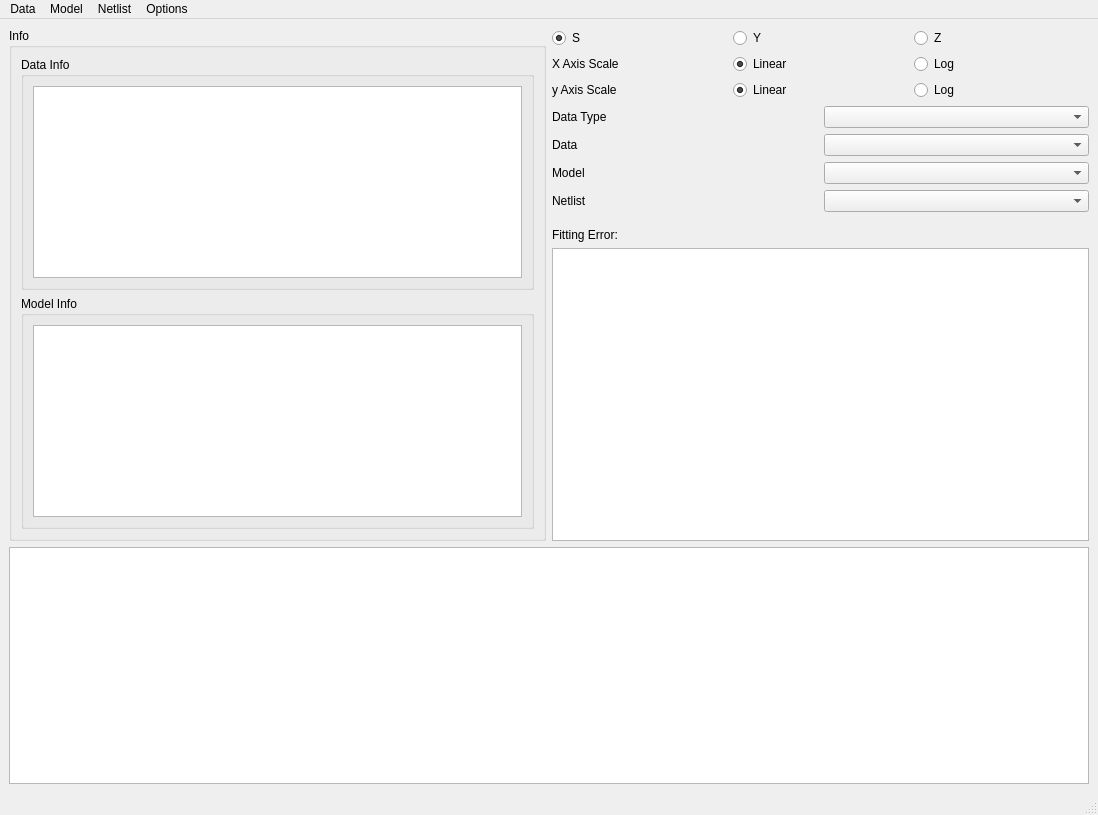
<?xml version="1.0" encoding="UTF-8"?>
<ui version="4.0">
 <class>MainWindow</class>
 <widget class="QMainWindow" name="MainWindow">
  <property name="geometry">
   <rect>
    <x>0</x>
    <y>0</y>
    <width>1098</width>
    <height>815</height>
   </rect>
  </property>
  <property name="windowTitle">
   <string>MainWindow</string>
  </property>
  <widget class="QWidget" name="centralwidget">
   <layout class="QVBoxLayout" name="verticalLayout_3">
    <item>
     <layout class="QHBoxLayout" name="horizontalLayout_6">
      <item>
       <widget class="QGroupBox" name="groupBox">
        <property name="title">
         <string>Info</string>
        </property>
        <layout class="QVBoxLayout" name="verticalLayout">
         <item>
          <widget class="QGroupBox" name="groupBox_3">
           <property name="title">
            <string>Data Info</string>
           </property>
           <layout class="QGridLayout" name="gridLayout_3">
            <item row="0" column="0">
             <widget class="QPlainTextEdit" name="plainTextEdit_dataInfo">
              <property name="readOnly">
               <bool>true</bool>
              </property>
             </widget>
            </item>
           </layout>
          </widget>
         </item>
         <item>
          <widget class="QGroupBox" name="groupBox_2">
           <property name="title">
            <string>Model Info</string>
           </property>
           <layout class="QGridLayout" name="gridLayout_2">
            <item row="0" column="0">
             <widget class="QPlainTextEdit" name="plainTextEdit_modelInfo"/>
            </item>
           </layout>
          </widget>
         </item>
        </layout>
       </widget>
      </item>
      <item>
       <layout class="QVBoxLayout" name="verticalLayout_2">
        <item>
         <layout class="QHBoxLayout" name="horizontalLayout_2">
          <property name="topMargin">
           <number>0</number>
          </property>
          <item>
           <widget class="QRadioButton" name="radioButton_Sparameter">
            <property name="text">
             <string>S</string>
            </property>
            <property name="checked">
             <bool>true</bool>
            </property>
            <attribute name="buttonGroup">
             <string notr="true">buttonGroup_3</string>
            </attribute>
           </widget>
          </item>
          <item>
           <widget class="QRadioButton" name="radioButton_Yparameter">
            <property name="text">
             <string>Y</string>
            </property>
            <attribute name="buttonGroup">
             <string notr="true">buttonGroup_3</string>
            </attribute>
           </widget>
          </item>
          <item>
           <widget class="QRadioButton" name="radioButton_Zparameter">
            <property name="text">
             <string>Z</string>
            </property>
            <attribute name="buttonGroup">
             <string notr="true">buttonGroup_3</string>
            </attribute>
           </widget>
          </item>
         </layout>
        </item>
        <item>
         <layout class="QHBoxLayout" name="horizontalLayout_3">
          <property name="bottomMargin">
           <number>0</number>
          </property>
          <item>
           <widget class="QLabel" name="label">
            <property name="text">
             <string>X Axis Scale</string>
            </property>
           </widget>
          </item>
          <item>
           <widget class="QRadioButton" name="radioButton_xAxisLinear">
            <property name="text">
             <string>Linear</string>
            </property>
            <property name="checked">
             <bool>true</bool>
            </property>
            <attribute name="buttonGroup">
             <string notr="true">buttonGroup</string>
            </attribute>
           </widget>
          </item>
          <item>
           <widget class="QRadioButton" name="radioButton_xAxislog">
            <property name="text">
             <string>Log</string>
            </property>
            <attribute name="buttonGroup">
             <string notr="true">buttonGroup</string>
            </attribute>
           </widget>
          </item>
         </layout>
        </item>
        <item>
         <layout class="QHBoxLayout" name="horizontalLayout_4">
          <property name="bottomMargin">
           <number>0</number>
          </property>
          <item>
           <widget class="QLabel" name="label_2">
            <property name="text">
             <string>y Axis Scale</string>
            </property>
           </widget>
          </item>
          <item>
           <widget class="QRadioButton" name="radioButton_yAxisLinear">
            <property name="text">
             <string>Linear</string>
            </property>
            <property name="checked">
             <bool>true</bool>
            </property>
            <attribute name="buttonGroup">
             <string notr="true">buttonGroup_2</string>
            </attribute>
           </widget>
          </item>
          <item>
           <widget class="QRadioButton" name="radioButton_yAxisLog">
            <property name="text">
             <string>Log</string>
            </property>
            <attribute name="buttonGroup">
             <string notr="true">buttonGroup_2</string>
            </attribute>
           </widget>
          </item>
         </layout>
        </item>
        <item>
         <layout class="QHBoxLayout" name="horizontalLayout_7">
          <property name="bottomMargin">
           <number>0</number>
          </property>
          <item>
           <widget class="QLabel" name="label_5">
            <property name="text">
             <string>Data Type</string>
            </property>
           </widget>
          </item>
          <item>
           <widget class="QComboBox" name="comboBox_DataType"/>
          </item>
         </layout>
        </item>
        <item>
         <layout class="QHBoxLayout" name="horizontalLayout">
          <item>
           <widget class="QLabel" name="label_3">
            <property name="text">
             <string>Data</string>
            </property>
           </widget>
          </item>
          <item>
           <widget class="QComboBox" name="comboBox_data"/>
          </item>
         </layout>
        </item>
        <item>
         <layout class="QHBoxLayout" name="horizontalLayout_5">
          <item>
           <widget class="QLabel" name="label_4">
            <property name="text">
             <string>Model</string>
            </property>
           </widget>
          </item>
          <item>
           <widget class="QComboBox" name="comboBox_model"/>
          </item>
         </layout>
        </item>
        <item>
         <layout class="QHBoxLayout" name="horizontalLayout_9">
          <property name="bottomMargin">
           <number>10</number>
          </property>
          <item>
           <widget class="QLabel" name="label_7">
            <property name="text">
             <string>Netlist</string>
            </property>
           </widget>
          </item>
          <item>
           <widget class="QComboBox" name="comboBox_netlist"/>
          </item>
         </layout>
        </item>
        <item>
         <layout class="QHBoxLayout" name="horizontalLayout_8">
          <property name="bottomMargin">
           <number>0</number>
          </property>
          <item>
           <widget class="QLabel" name="label_6">
            <property name="text">
             <string>Fitting Error:</string>
            </property>
           </widget>
          </item>
          <item>
           <widget class="QLabel" name="label_fittingError">
            <property name="text">
             <string/>
            </property>
           </widget>
          </item>
         </layout>
        </item>
        <item>
         <widget class="QTableWidget" name="tableWidget_port"/>
        </item>
       </layout>
      </item>
     </layout>
    </item>
    <item>
     <widget class="QPlainTextEdit" name="plainTextEdit_log"/>
    </item>
   </layout>
  </widget>
  <widget class="QMenuBar" name="menubar">
   <property name="geometry">
    <rect>
     <x>0</x>
     <y>0</y>
     <width>1098</width>
     <height>24</height>
    </rect>
   </property>
   <widget class="QMenu" name="menuVectorFitting">
    <property name="title">
     <string>Model</string>
    </property>
    <widget class="QMenu" name="menuExport_2">
     <property name="title">
      <string>Export</string>
     </property>
     <addaction name="actionTouchstoneExportModel"/>
    </widget>
    <addaction name="actionVF"/>
    <addaction name="actionCheckPassivityModel"/>
    <addaction name="actionPassivity_Enforce"/>
    <addaction name="menuExport_2"/>
    <addaction name="actionDeleteModel"/>
   </widget>
   <widget class="QMenu" name="menuNetlist">
    <property name="title">
     <string>Netlist</string>
    </property>
    <addaction name="actionspice"/>
    <addaction name="actionRun_Spice"/>
   </widget>
   <widget class="QMenu" name="menuData">
    <property name="title">
     <string>Data</string>
    </property>
    <widget class="QMenu" name="menuImport">
     <property name="title">
      <string>Import</string>
     </property>
     <addaction name="actionTouchstoneImport"/>
    </widget>
    <widget class="QMenu" name="menuCheck">
     <property name="title">
      <string>Check</string>
     </property>
     <addaction name="actionCheckPassivityData"/>
     <addaction name="actionCheckCausalityData"/>
    </widget>
    <widget class="QMenu" name="menuExport">
     <property name="title">
      <string>Export</string>
     </property>
     <addaction name="actionTouchstoneExportData"/>
    </widget>
    <addaction name="menuImport"/>
    <addaction name="menuCheck"/>
    <addaction name="menuExport"/>
    <addaction name="actionDelete"/>
   </widget>
   <widget class="QMenu" name="menuStop">
    <property name="title">
     <string>Options</string>
    </property>
    <addaction name="actionStop"/>
   </widget>
   <addaction name="menuData"/>
   <addaction name="menuVectorFitting"/>
   <addaction name="menuNetlist"/>
   <addaction name="menuStop"/>
  </widget>
  <widget class="QStatusBar" name="statusbar"/>
  <action name="actionOpen">
   <property name="text">
    <string>open</string>
   </property>
  </action>
  <action name="actionVF">
   <property name="text">
    <string>Build</string>
   </property>
  </action>
  <action name="actionCheckPassivityModel">
   <property name="text">
    <string>Passivity Test</string>
   </property>
  </action>
  <action name="actionPassivity_Enforce">
   <property name="text">
    <string>Passivity Enforce</string>
   </property>
  </action>
  <action name="actionspice">
   <property name="text">
    <string>spice</string>
   </property>
  </action>
  <action name="actionTounchStone">
   <property name="text">
    <string>TounchStone</string>
   </property>
  </action>
  <action name="actionTouchstoneImport">
   <property name="text">
    <string>Touchstone</string>
   </property>
  </action>
  <action name="actionCheckPassivityData">
   <property name="text">
    <string>Passivity</string>
   </property>
  </action>
  <action name="actionCheckCausalityData">
   <property name="text">
    <string>Causality</string>
   </property>
  </action>
  <action name="actionTouchstoneExportData">
   <property name="text">
    <string>Touchstone</string>
   </property>
  </action>
  <action name="actionTouchstoneExportModel">
   <property name="text">
    <string>Touchstone</string>
   </property>
  </action>
  <action name="actionDelete">
   <property name="text">
    <string>Delete</string>
   </property>
  </action>
  <action name="actionDeleteModel">
   <property name="text">
    <string>Delete</string>
   </property>
  </action>
  <action name="actionRun_Spice">
   <property name="text">
    <string>Run Spice</string>
   </property>
  </action>
  <action name="actionstop">
   <property name="text">
    <string>stop</string>
   </property>
  </action>
  <action name="actionStop">
   <property name="text">
    <string>Stop</string>
   </property>
  </action>
 </widget>
 <resources/>
 <connections/>
 <buttongroups>
  <buttongroup name="buttonGroup_2"/>
  <buttongroup name="buttonGroup"/>
  <buttongroup name="buttonGroup_3"/>
 </buttongroups>
</ui>
